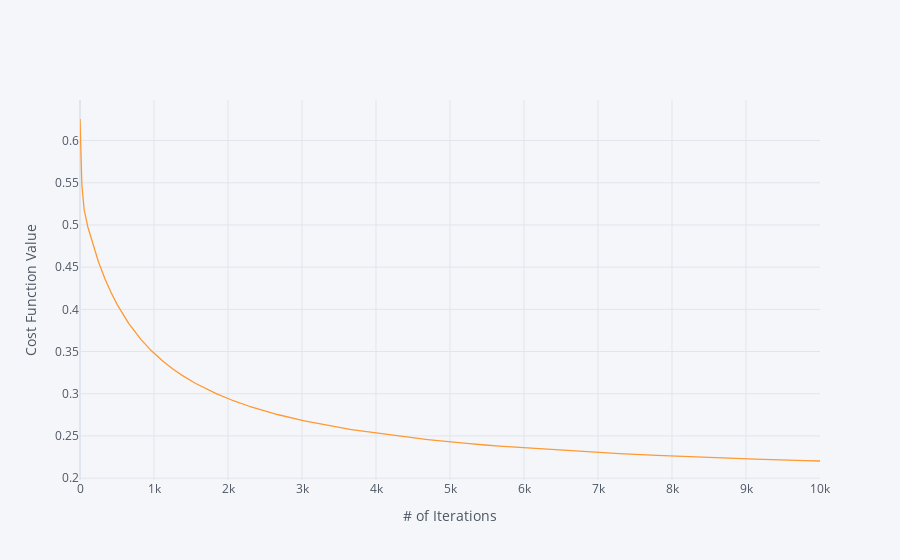

The cell this chart's notebook holds for it:
### Code cell
pd.DataFrame(costs).reset_index().iplot(kind = 'line', x = 'index', y = 0, xTitle = '# of Iterations', yTitle= 'Cost Function Value')

### Figure 1 — Plotly figure (JSON) as saved in the notebook; plotly's stock layout.template omitted (floating-point values rounded to 4 significant figures; data arrays with more than 128 entries replaced by an {"elided": "..."} marker saying what was removed)
{"data": [{"line": {"color": "rgba(255, 153, 51, 1.0)", "dash": "solid", "shape": "linear", "width": 1.3}, "mode": "lines", "name": "0", "text": "", "type": "scatter", "x": {"elided": "10001 int values"}, "y": {"elided": "10001 float values"}}], "layout": {"legend": {"bgcolor": "#F5F6F9", "font": {"color": "#4D5663"}}, "paper_bgcolor": "#F5F6F9", "plot_bgcolor": "#F5F6F9", "title": {"font": {"color": "#4D5663"}}, "xaxis": {"gridcolor": "#E1E5ED", "showgrid": true, "tickfont": {"color": "#4D5663"}, "title": {"font": {"color": "#4D5663"}, "text": "# of Iterations"}, "zerolinecolor": "#E1E5ED"}, "yaxis": {"gridcolor": "#E1E5ED", "showgrid": true, "tickfont": {"color": "#4D5663"}, "title": {"font": {"color": "#4D5663"}, "text": "Cost Function Value"}, "zerolinecolor": "#E1E5ED"}}}
